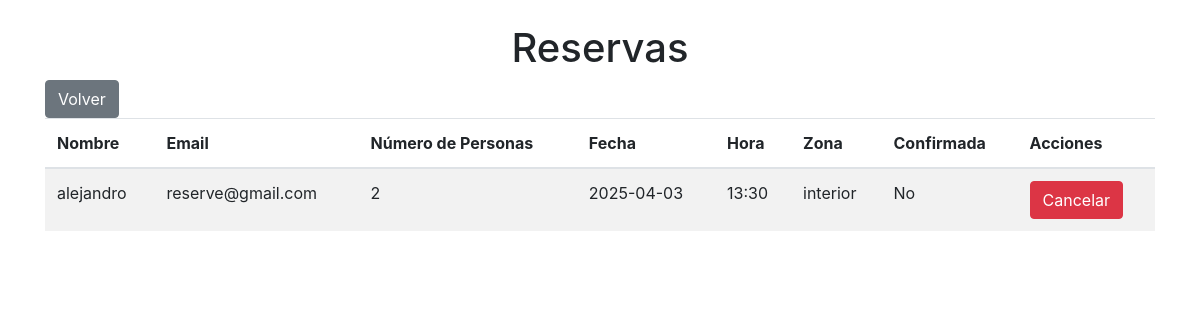
The app's page /admin/reservas (signed in) with its own data.
### tables this page shows
CREATE TABLE Reservas (
                id INTEGER PRIMARY KEY AUTOINCREMENT,
                nombre_cliente TEXT NOT NULL,
                email TEXT NOT NULL,
                numero_personas INTEGER NOT NULL,
                fecha TEXT NOT NULL,
                hora TEXT NOT NULL,
                zona TEXT NOT NULL,  -- 'interior' o 'exterior'
                mesa_id INTEGER,
                confirmada INTEGER DEFAULT 0  -- 0: no confirmada, 1: confirmada
            );

CREATE TABLE Mesas (
                id INTEGER PRIMARY KEY AUTOINCREMENT,
                zona TEXT NOT NULL,  -- 'interior' o 'exterior'
                capacidad INTEGER NOT NULL,  -- Número de personas que caben en la mesa
                mesa_id INTEGER,
                disponible INTEGER DEFAULT 1,  -- 1: disponible, 0: no disponible
                zona_habilitada  INTEGER NOT NULL DEFAULT 1  -- 1: Habilitada, 0: cerrada
                
            );

### main.py (the view)
@app.route('/admin/reservas')
def admin_reservas():
    if 'username' in session and session['rango'] in ['jefe', 'encargado', 'camarero']:
        with get_db() as db:
            reservas = db.execute(text('''
                SELECT Reservas.*, Mesas.zona
                FROM Reservas
                JOIN Mesas ON Reservas.mesa_id = Mesas.id
            ''')).fetchall()
        user_id = session.get('user_id')
        return render_template('admin_reservas.html', reservas=reservas, user_id=user_id)
    else:
        flash('Acceso no autorizado', 'danger')
        return redirect(url_for('login'))

### db.py (called while the page is built)
@contextmanager
def get_db():
    db = SessionLocal()
    try:
        yield db
    finally:
        db.close()

### templates/admin_reservas.html (shortened to what this page needs)
<!DOCTYPE html>
<html lang="es">
<head>
    <link href="https://cdn.jsdelivr.net/npm/bootstrap@4.5.2/dist/css/bootstrap.min.css" rel="stylesheet">
</head>
<body>
    <div class="container mt-4">
        <h1 class="text-center">Reservas</h1>
        {% if session['rango'] == 'jefe' %}
            <a href="{{ url_for('admin_interface') }}" class="btn btn-secondary">Volver</a>
        {% elif session['rango'] in ['encargado', 'camarero'] %}
            <a href="{{ url_for('user_page', user_id=user_id) }}" class="btn btn-secondary">Volver</a>
        {% endif %}
        <table class="table table-striped">
            <thead>
                <tr>
                    <th>Nombre</th>
                    <th>Email</th>
                    <th>Número de Personas</th>
                    <th>Fecha</th>
                    <th>Hora</th>
                    <th>Zona</th>
                    <th>Confirmada</th>
                    <th>Acciones</th>
                </tr>
            </thead>
            <tbody>
                {% for reserva in reservas %}
                    <tr>
                        <td>{{ reserva.nombre_cliente }}</td>
                        <td>{{ reserva.email }}</td>
                        <td>{{ reserva.numero_personas }}</td>
                        <td>{{ reserva.fecha }}</td>
                        <td>{{ reserva.hora }}</td>
                        <td>{{ reserva.zona }}</td>
                        <td>{{ 'Sí' if reserva.confirmada else 'No' }}</td>
                        <td>
                            {% if session['rango'] in ['jefe', 'encargado', 'camarero'] %}
                                <form method="POST" action="{{ url_for('cancelar_reserva', reserva_id=reserva.id) }}" style="display: inline;">
                                    <button type="submit" class="btn btn-danger" onclick="return confirm('¿Estás seguro de que quieres cancelar esta reserva?')">Cancelar</button>
                                </form>
                            {% endif %}
                        </td>
                    </tr>
                {% endfor %}
            </tbody>
        </table>
    </div>
</body>
</html>

### records on screen
Reservas: nombre_cliente "alejandro", email "reserve@gmail.com", numero_personas "2", fecha "2025-04-03", hora "13:30", zona "interior", confirmada "No"
